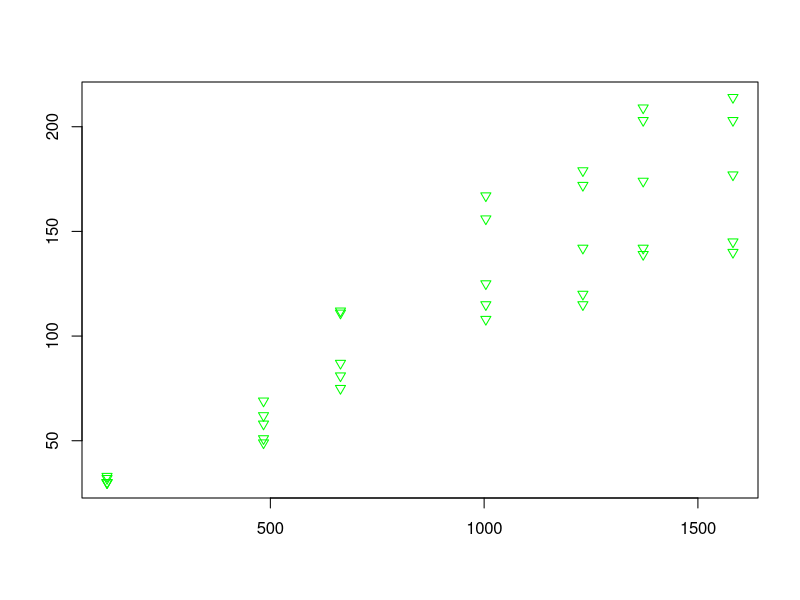

Here is the R script that generated this plot:
library(datasets)

# Încărcați setul de date "Orange"
data(Orange)

# Desenați graficul de dispersie
plot(Orange$age, Orange$circumference, pch = 6, col = "green", xlab = "", ylab = "")